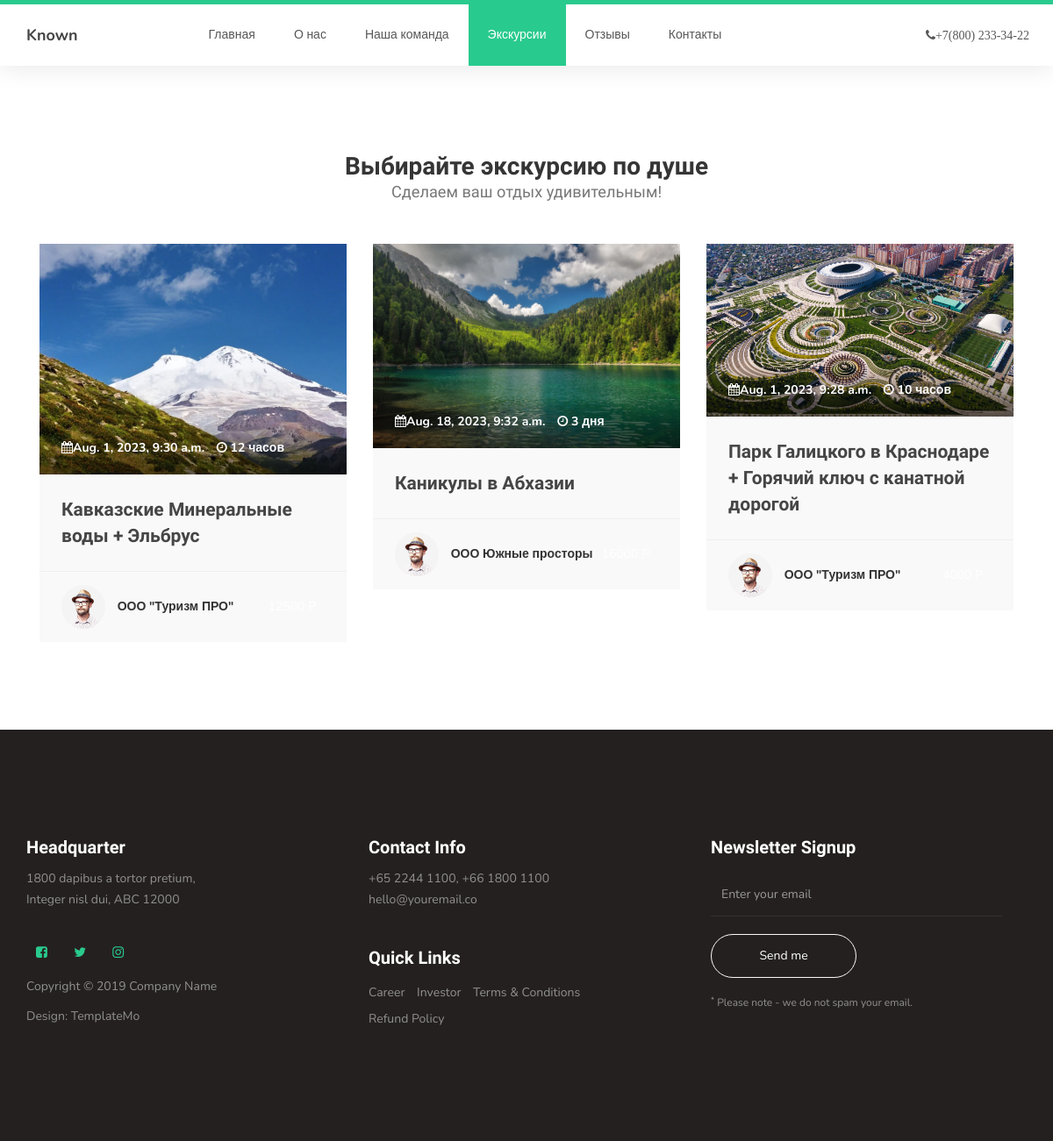
Page /trip/ on the earlier database version.
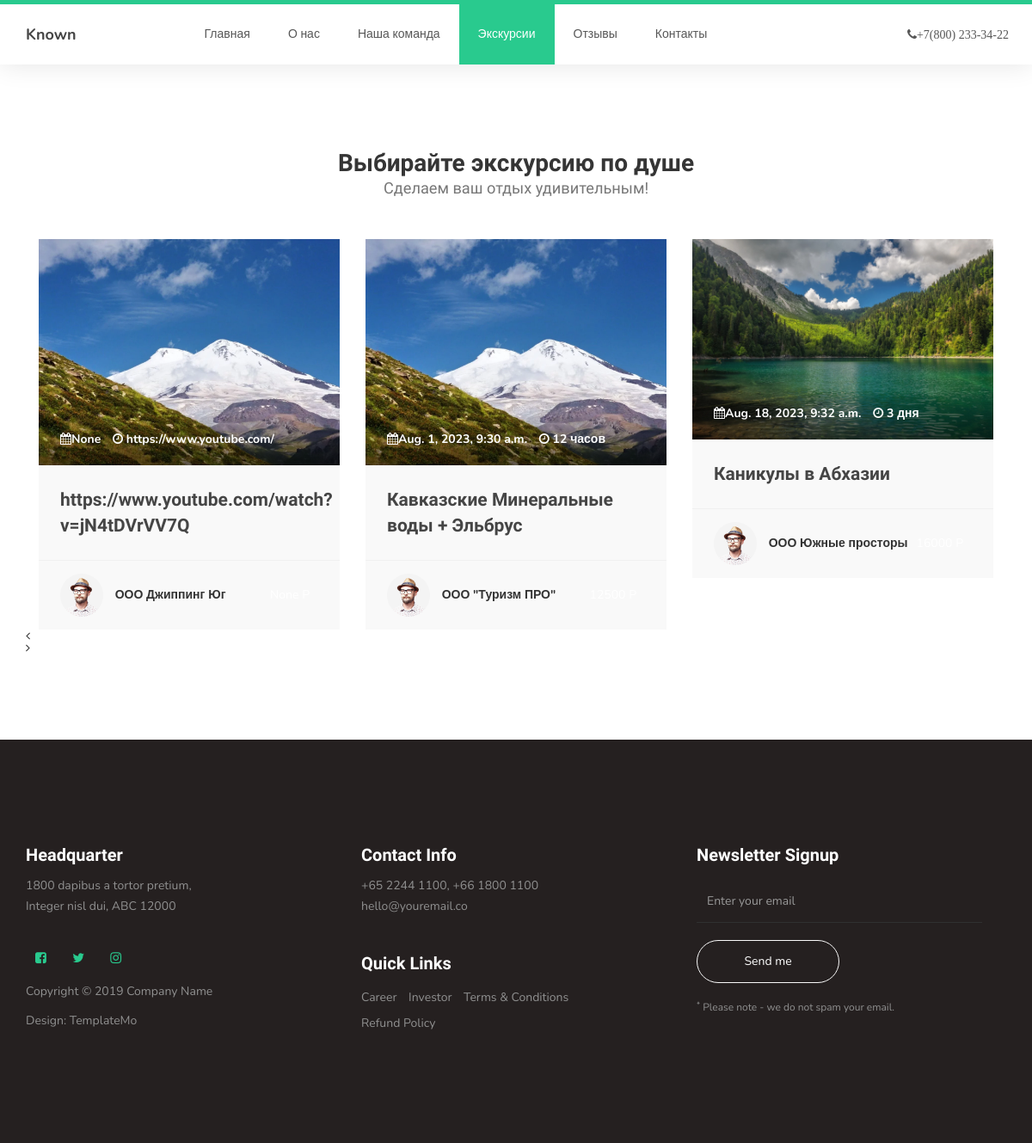
Same page on the later database version.
### product/models.py (models this page shows, shortened)
class Trip(models.Model):
    company = models.ForeignKey(Company, verbose_name = 'Компания', on_delete=models.CASCADE, null=True)
    name = models.CharField(max_length=500, verbose_name="Название")
    decription = models.TextField(verbose_name='Описание машрута', null=True, blank=True)
    decription_trip = models.TextField(verbose_name='Детали поездки', null=True, blank=True)
    decription_other = models.TextField(verbose_name='Дополнительная информация', null=True, blank=True)
    type = models.ForeignKey(Trip_type, verbose_name = 'Тип экскурси', on_delete=models.SET_NULL, null=True)
    number = models.CharField(max_length=50, verbose_name="Транспорт если есть", null=True, blank=True)
    seets= models.IntegerField(verbose_name="Количество мест",null=True, blank=True)
    children_seets=models.BooleanField(default=False, verbose_name="Детские места")
    disabled_seets= models.BooleanField(default=False, verbose_name="Места для инвалидов")
    data = models.DateTimeField(verbose_name='Дата и время начала экскурсии', null=True, blank=True)
    time = models.CharField(max_length=400, verbose_name="Продолжительность экскурсии")
    status = models.ForeignKey(Status, verbose_name = 'Статус', on_delete=models.SET_NULL, null=True)
    details = models.TextField(max_length=500, verbose_name="Короткий баннер для сайта", default=None, null=True, blank=True)
    price = models.IntegerField(verbose_name="Стоимость",null=True,blank=True)
    photo = models.ImageField(verbose_name='Рекламный баннер', upload_to='media/trip')
    stars = models.PositiveIntegerField(
        verbose_name="Количество звёзд", default=0, validators=[MinValueValidator(0), MaxValueValidator(5)]
    )
    options = models.ManyToManyField(
        AdditionalOptions, verbose_name="Дополнительные опции", related_name="hotels", blank=True
    )
    class Meta:
        verbose_name = "Экскурсия"
        verbose_name_plural = "Экскурсия"
        ordering = ['name',]

### company/models.py (models this page shows, shortened)
class Company(models.Model):
    name = models.CharField(max_length=400,verbose_name='Название компании' )
    manager = models.CharField(max_length=400,verbose_name='ФИО Менеджера' )
    phone = models.CharField(max_length=50, verbose_name="Телефон")
    photo = models.ImageField(blank=True,null=True)
    short_description = models.TextField(verbose_name='Короткое описание менеджера', blank=True, null=True)
    site = models.URLField(verbose_name='Ссылка на сайт', blank=True ,null=True)
    referal = models.BooleanField(verbose_name='Партнер в бонусной системе', default=False)
    requisites = models.FileField(verbose_name='Реквизиты', blank=True, null=True)
    class Meta:
        verbose_name = "Компания"
        verbose_name_plural = "Компании"

### product/views.py (the view)
# urls.py: path('trip/',TripListView.as_view(), name='trip' ),
class TripListView(ListView):
    template_name = 'trip.html'
    context_object_name = 'data'
    def get_queryset(self):
        data = {}
        data['trip'] = Trip.objects.all()
        data['bonus'] = Company.objects.filter(referal=True)
        data['documents'] = Document.objects.all()
        data['contacts'] = Contacts.objects.all()
        return data

### templates/trip.html (shortened to what this page needs)
{%load static%}
<html lang="ru">
<head>
     <link rel="stylesheet" href={% static "css/bootstrap.min.css" %}>
     <link rel="stylesheet" href={% static "css/font-awesome.min.css" %}>
     <link rel="stylesheet" href={% static "css/owl.carousel.css" %}>
     <link rel="stylesheet" href={% static "css/owl.theme.default.min.css" %}>
     <link rel="stylesheet" href={% static "css/templatemo-style.css" %}>
</head>
<body id="top" data-spy="scroll" data-target=".navbar-collapse" data-offset="50">
     <section class="navbar custom-navbar navbar-fixed-top" role="navigation">
          <div class="container">
               <div class="navbar-header">
                    <a href="#" class="navbar-brand">Known</a>
               </div>
               <div class="collapse navbar-collapse">
                    <ul class="nav navbar-nav navbar-nav-first">
                         <li><a href="#top" class="smoothScroll">Главная</a></li>
                         <li><a href="#about" class="smoothScroll">О нас</a></li>
                         <li><a href="#team" class="smoothScroll">Наша команда</a></li>
                         <li><a href="#courses" class="smoothScroll">Экскурсии</a></li>
                         <li><a href="#testimonial" class="smoothScroll">Отзывы</a></li>
                         <li><a href="#contact" class="smoothScroll">Контакты</a></li>
                    </ul>
                    <ul class="nav navbar-nav navbar-right">
                         <li>
                              <a href="tel:+78005551786" class="fa fa-phone" title="Позвоните нам">+7(800) 233-34-22</a>
                         </li>
                    </ul>
               </div>
          </div>
     </section>
     <section id="courses">
          <div class="container">
               <div class="row">
                    <div class="col-md-12 col-sm-12">
                         <div class="section-title">
                              <h2>Выбирайте экскурсию по душе <small>Сделаем ваш отдых удивительным!</small></h2>
                         </div>
                         <div class="owl-carousel  owl-courses">
                              {% for item in data.trip %}
                              <div class="col-md-4 col-sm-4">
                                   <div class="item">
                                        <div class="courses-thumb">
                                             <div class="courses-top">
                                                  <div class="courses-image">
                                                       <img src={{item.photo.url}} class="img-responsive" alt="">
                                                  </div>
                                                  <div class="courses-date">
                                                       <span><i class="fa fa-calendar"></i>{{item.data}}</span>
                                                       <span><i class="fa fa-clock-o"></i> {{item.time}}</span>
                                                  </div>
                                             </div>
                                             <div class="courses-detail">
                                                  <h3><a href="#">{{item.name}}</a></h3>
                                             </div>
                                             <div class="courses-info">
                                                  <div class="courses-author">
                                                       <img src={%  static "images/author-image1.jpg" %} class="img-responsive" alt="">
                                                       <span>{{item.company.name}}</span>
                                                  </div>
                                                  <div class="courses-price">
                                                       <a href="#"><span>{{item.price}} P</span></a>
                                                  </div>
                                             </div>
                                        </div>
                                   </div>
                              </div>
                              {%endfor%}
                         </div>
                    </div>
               </div>
          </div>
     </section>
     <footer id="footer">
          <div class="container">
               <div class="row">
                    <div class="col-md-4 col-sm-6">
                         <div class="footer-info">
                              <div class="section-title">
                                   <h2>Headquarter</h2>
                              </div>
                              <address>
                                   <p>1800 dapibus a tortor pretium,<br> Integer nisl dui, ABC 12000</p>
                              </address>
                              <ul class="social-icon">
                                   <li><a href="#" class="fa fa-facebook-square" attr="facebook icon"></a></li>
                                   <li><a href="#" class="fa fa-twitter"></a></li>
                                   <li><a href="#" class="fa fa-instagram"></a></li>
                              </ul>
                              <div class="copyright-text">
                                   <p>Copyright &copy; 2019 Company Name</p>
                                   <p>Design: TemplateMo</p>
                              </div>
                         </div>
                    </div>
                    <div class="col-md-4 col-sm-6">
                         <div class="footer-info">
                              <div class="section-title">
                                   <h2>Contact Info</h2>
                              </div>
                              <address>
                                   <p>+65 2244 1100, +66 1800 1100</p>
                                   <p><a href="mailto:youremail.co">hello@youremail.co</a></p>
                              </address>
                              <div class="footer_menu">
                                   <h2>Quick Links</h2>
                                   <ul>
                                        <li><a href="#">Career</a></li>
                                        <li><a href="#">Investor</a></li>
                                        <li><a href="#">Terms & Conditions</a></li>
                                        <li><a href="#">Refund Policy</a></li>
                                   </ul>
                              </div>
                         </div>
                    </div>
                    <div class="col-md-4 col-sm-12">
                         <div class="footer-info newsletter-form">
                              <div class="section-title">
                                   <h2>Newsletter Signup</h2>
                              </div>
                              <div>
                                   <div class="form-group">
                                        <form action="#" method="get">
                                             <input type="email" class="form-control" placeholder="Enter your email" name="email" id="email" required="">
                                             <input type="submit" class="form-control" name="submit" id="form-submit" value="Send me">
                                        </form>
                                        <span><sup>*</sup> Please note - we do not spam your email.</span>
                                   </div>
                              </div>
                         </div>
                    </div>
               </div>
          </div>
     </footer>
</body>
</html>

### front_static/css/templatemo-style.css (style rules this page uses)
body { background: #ffffff; font-family: 'Nunito', sans-serif; overflow-x: hidden; padding-top: 70px; }
h1,h2,h3,h4,h5,h6 { font-family: 'Muli', sans-serif; font-weight: bold; line-height: inherit; }
h2 { color: #353535; font-size: 2em; padding-bottom: 10px; }
h3 { font-size: 1.5em; margin-bottom: 0; }
h3, h3 a { color: #454545; }
p { color: #757575; font-size: 14px; font-weight: normal; line-height: 24px; }
html { -webkit-font-smoothing: antialiased; }
a { color: #252525; -webkit-transition: 0.5s; transition: 0.5s; text-decoration: none !important; }
a, input, button, .form-control { -webkit-transition: 0.5s; transition: 0.5s; }
.section-title { padding-bottom: 40px; }
.section-title h2 { margin: 0; }
.section-title small { display: block; }
section { position: relative; padding: 100px 0; }
.custom-navbar { background: #ffffff; border-top: 5px solid #29ca8e; border-bottom: 0; -webkit-box-shadow: 0 1px 30px rgba(0, 0, 0, 0.1); -moz-box-shadow: 0 1px 30px rgba(0, 0, 0, 0.1); box-shadow: 0 1px 30px rgba(0, 0, 0, 0.1); padding: 12px 0; margin-bottom: 0; padding: 0; }
.custom-navbar .navbar-brand { color: #454545; font-size: 18px; font-weight: bold; line-height: 40px; }
.custom-navbar .navbar-nav.navbar-nav-first { margin-left: 8em; }
.custom-navbar .navbar-nav.navbar-right li a { padding-right: 12px; padding-left: 12px; }
.custom-navbar .nav li a { line-height: 40px; color: #575757; padding-right: 22px; padding-left: 22px; }
.custom-navbar .nav li.active > a { background-color: #29ca8e; color: #ffffff; }
#courses .section-title { text-align: center; }
.courses-thumb { background: #f9f9f9; position: relative; }
.courses-top { position: relative; }
.courses-image { background: linear-gradient(to right, #202020, #101010); }
.courses-date { background: linear-gradient(rgba(255, 0, 0, 0), rgba(0, 0, 0, 0.6)); width: 100%; position: absolute; bottom: 0; padding: 20px 25px; }
.courses-date span, .courses-author span { font-size: 14px; font-weight: bold; }
.courses-date span { color: #ffffff; display: inline-block; margin-right: 10px; }
.courses-detail { padding: 25px 25px 15px 25px; }
.courses-detail h3 { margin: 0 0 2px 0; }
.courses-info { border-top: 1px solid #f0f0f0; position: relative; clear: both; padding: 15px 25px; }
.courses-author, .courses-author span { display: inline-block; vertical-align: middle; }
.courses-author img { display: inline-block !important; border-radius: 50px; width: 50px !important; height: 50px; margin-right: 10px; }
.courses-price { float: right; margin-top: 10px; }
.courses-price span { border-radius: 2px; color: #ffffff; display: block; padding: 5px 10px; }
#courses .col-md-4, #testimonial .col-md-4 { display: block; width: 100%; }
footer { background: #252020; padding: 120px 0; }
footer .section-title { padding-bottom: 10px; }
footer h2 { font-size: 20px; }
footer a, footer p { color: #909090; }
footer address p { margin-bottom: 0; }
footer .social-icon { margin-top: 25px; }
.footer-info { margin-right: 2em; }
.footer-info h2 { color: #ffffff; padding: 0; }
.footer_menu h2 { margin-top: 2em; }
.footer_menu ul { margin: 0; padding: 0; }
.footer_menu li { display: inline-block; list-style: none; margin: 5px 10px 5px 0; }
.newsletter-form .form-control { background: transparent; border-radius: 0; box-shadow: none; border: 0; border-bottom: 1px solid #303030; height: 50px; margin: 5px 0; }
.newsletter-form input[type="submit"] { background: transparent; border: 1px solid #f9f9f9; border-radius: 50px; color: #ffffff; display: block; margin-top: 20px; outline: none; width: 50%; }
.newsletter-form .form-group span { color: #909090; display: block; font-size: 12px; margin-top: 20px; }
.social-icon { position: relative; padding: 0; margin: 0; }
.social-icon li { display: inline-block; list-style: none; margin-bottom: 5px; }
.social-icon li a { border-radius: 100px; color: #29ca8e; font-size: 15px; width: 35px; height: 35px; line-height: 35px; text-decoration: none; text-align: center; transition: all 0.4s ease-in-out; position: relative; margin: 5px 5px 5px 0; }

Differences in the rows shown:
no longer on this page (row unchanged): Trip: photo (picture), data "Aug. 1, 2023, 9:28 a.m.", time "10 часов", name "Парк Галицкого в Краснодаре + Горячий ключ с канатной дорогой", company.name "ООО \"Туризм ПРО\""
added Trip: photo (picture), data "None", time "https://www.youtube.com/", name "https://www.youtube.com/watch?v=jN4tDVrVV7Q", company.name "ООО Джиппинг Юг"
